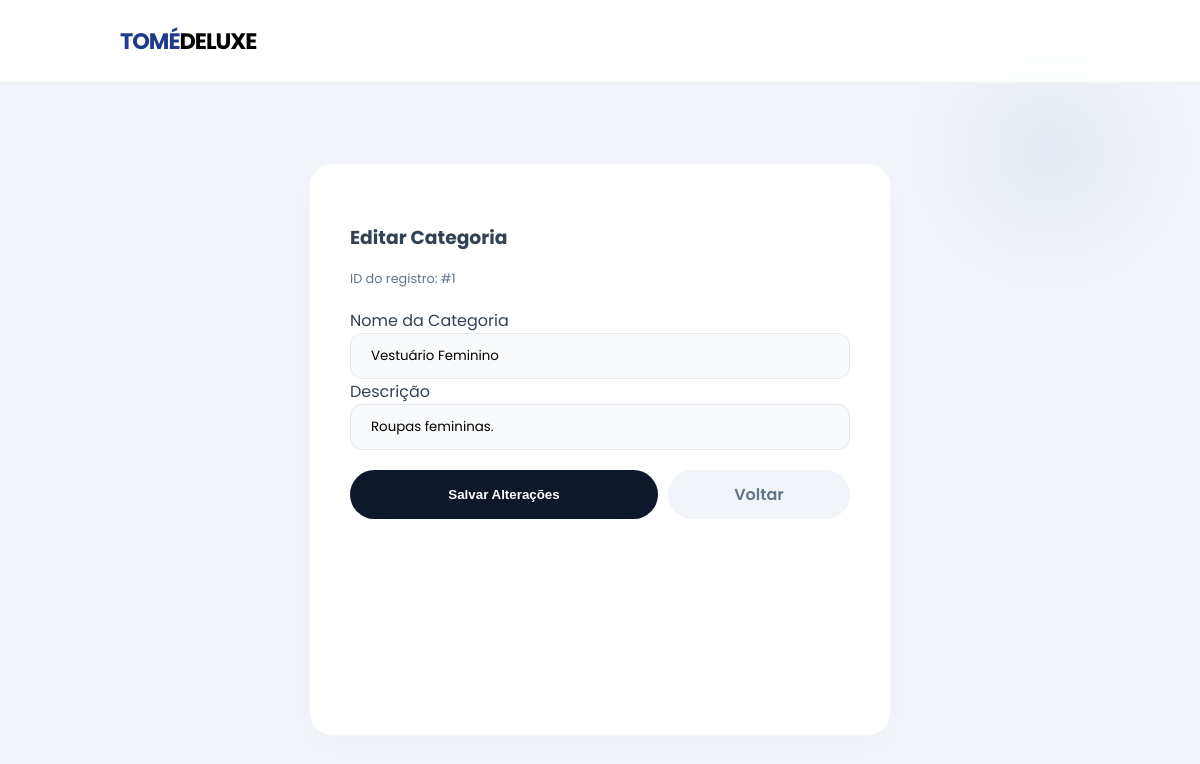
The app's page /categorias/1/editar with its own data.
### models.py (models this page shows, shortened)
class Categoria(Base):
    __tablename__ = "categorias"
    id = Column(Integer, primary_key=True, autoincrement=True)
    nome = Column(String(100), nullable=False)
    descricao = Column(String(150))
    produtos = relationship("Produto", back_populates="categoria")

### main.py (the view)
@app.get("/categorias/{id}/editar")
def editar_categoria(id: int, request: Request, db: Session = Depends(get_db)):
    categoria = db.query(Categoria).filter_by(id=id).first()
    return templates.TemplateResponse(
        request,
        "atualizar_categoria.html",
        {"request": request,
         "categoria": categoria,
        }
    )

### templates/atualizar_categoria.html (shortened to what this page needs)
<!DOCTYPE html>
<html lang="pt-br">
<head>
    <link rel="stylesheet" href="/static/style.css">
</head>
<body>
    <nav class="navbar">
        <div class="nav-logo">TOMÉ<span style="color: black;">DELUXE</span></div>
    </nav>
    <main class="container" style="display: flex; justify-content: center; padding-top: 5rem;">
        <section class="card" style="width: 100%; max-width: 500px;">
            <h3> Editar Categoria</h3>
            <p style="font-size: 0.8rem; color: #64748B; margin-bottom: 20px;">ID do registro: #{{ categoria.id }}</p>
            <form action="/categorias/{{ categoria.id }}/editar" method="POST">
                <div class="form-group">
                    <label>Nome da Categoria</label>
                    <input type="text" name="nome" value="{{ categoria.nome }}" required>
                </div>
                <div class="form-group">
                    <label>Descrição</label>
                    <input type="text" name="descricao" value="{{ categoria.descricao }}" required>
                </div>
                <div style="display: flex; gap: 10px; margin-top: 20px;">
                    <button type="submit" class="btn btn-main" style="flex: 2; justify-content: center;">Salvar Alterações</button>
                    <a href="/categorias" class="btn" style="flex: 1; justify-content: center; background: #f1f5f9; color: #64748b;">Voltar</a>
                </div>
            </form>
        </section>
    </main>
</body>
</html>

### static/style.css (style rules this page uses)
:root { --primary-blue: #1E3A8A; --accent-blue: #3B82F6; --dark-bg: #0F172A; --glass-white: rgba(255, 255, 255, 0.95); --transition: all 0.4s cubic-bezier(0.165, 0.84, 0.44, 1); --bg-body: #F1F5F9; }
html, body { height: 100%; }
body { margin: 0; font-family: 'Poppins', sans-serif; background: var(--bg-body); color: #334155; display: flex; flex-direction: column; }
main { flex: 1 0 auto; }
body::before { content: ""; position: fixed; top: 0; right: 0; width: 300px; height: 300px; background: radial-gradient(circle, rgba(30, 58, 138, 0.05) 0%, transparent 70%); z-index: -1; }
.navbar { display: flex; justify-content: space-between; align-items: center; padding: 1.5rem 10%; background: var(--glass-white); backdrop-filter: blur(10px); position: sticky; top: 0; z-index: 1000; border-bottom: 1px solid rgba(0,0,0,0.05); }
.nav-logo { font-weight: 700; font-size: 1.4rem; color: var(--primary-blue); letter-spacing: -1px; }
.container { display: grid; grid-template-columns: repeat(auto-fit, minmax(320px, 1fr)); gap: 30px; padding: 2rem 10% 4rem 10%; }
.card { background: white; padding: 40px; border-radius: 24px; border: 1px solid rgba(0,0,0,0.03); box-shadow: 0 10px 30px rgba(0,0,0,0.02); transition: var(--transition); }
input, select { width: 100%; padding: 12px 20px; border-radius: 12px; border: 1px solid #e2e8f0; background: #F8FAFC; font-family: inherit; transition: var(--transition); box-sizing: border-box; }
.btn { display: inline-flex; align-items: center; padding: 12px 28px; border-radius: 50px; text-decoration: none; font-weight: 600; transition: var(--transition); border: none; cursor: pointer; }
.btn-main { background: var(--dark-bg); color: white; }

### records on screen
Categoria: id "1", nome "Vestuário Feminino", descricao "Roupas femininas."
